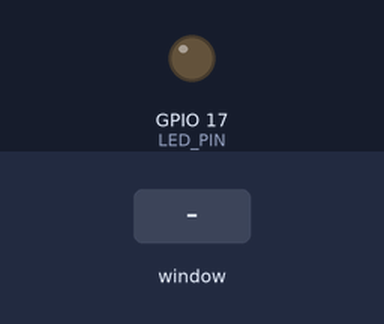
The program below on a simulated Raspberry Pi (BCM pin numbers). On the bench: output pins drawn as LEDs (lit = HIGH). Inputs (shaded band) come from the test bench. The desktop window is not drawn, its controls go by their first labels and the mouse button is held 0.15 s.

Above: at 1.2 s.
1.3 s: control labelled "Turn ON" in the window clicked
At 2.3 s:
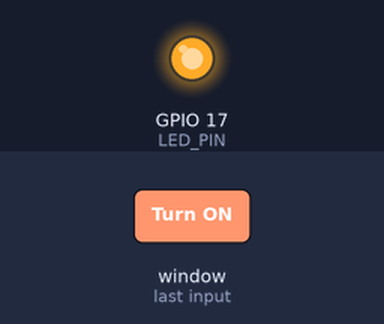
2.8 s: control labelled "Turn OFF" in the window clicked
At 3.5 s:
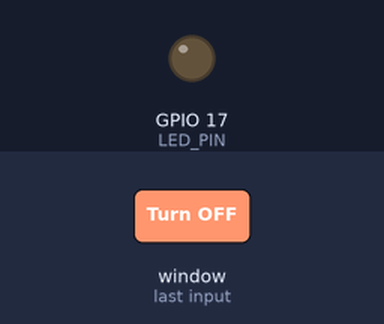
Timing chart, 0 to 5.8 s (numbered marks = the images above; inputs shaded):
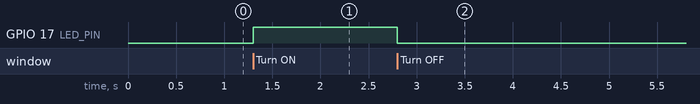

Measured:
- after the input at 1.3 s, GPIO 17 (LED_PIN): LOW → HIGH at once
- after the input at 2.8 s, GPIO 17 (LED_PIN): HIGH → LOW at once

The program:

led.py
```python
import RPi.GPIO as GPIO
import tkinter as tk
import time

# GPIO setup
LED_PIN = 17
GPIO.setmode(GPIO.BCM)
GPIO.setup(LED_PIN, GPIO.OUT)

# Tkinter GUI setup
root = tk.Tk()
root.title("LED Control")
root.geometry("300x200")

def led_on():
    GPIO.output(LED_PIN, GPIO.HIGH)
    status.config(text="LED is ON", fg="green")

def led_off():
    GPIO.output(LED_PIN, GPIO.LOW)
    status.config(text="LED is OFF", fg="red")

# GUI layout
label = tk.Label(root, text="LED Controller", font=("Arial", 20))
label.pack(pady=10)

on_btn = tk.Button(root, text="Turn ON", font=("Arial", 18),
                   bg="#4CAF50", fg="white", width=10,
                   command=led_on)
on_btn.pack(pady=5)

off_btn = tk.Button(root, text="Turn OFF", font=("Arial", 18),
                    bg="#F44336", fg="white", width=10,
                    command=led_off)
off_btn.pack(pady=5)

status = tk.Label(root, text="LED is OFF", font=("Arial", 16), fg="red")
status.pack(pady=10)

def on_close():
    GPIO.cleanup()
    root.destroy()

root.protocol("WM_DELETE_WINDOW", on_close)

root.mainloop()
```
